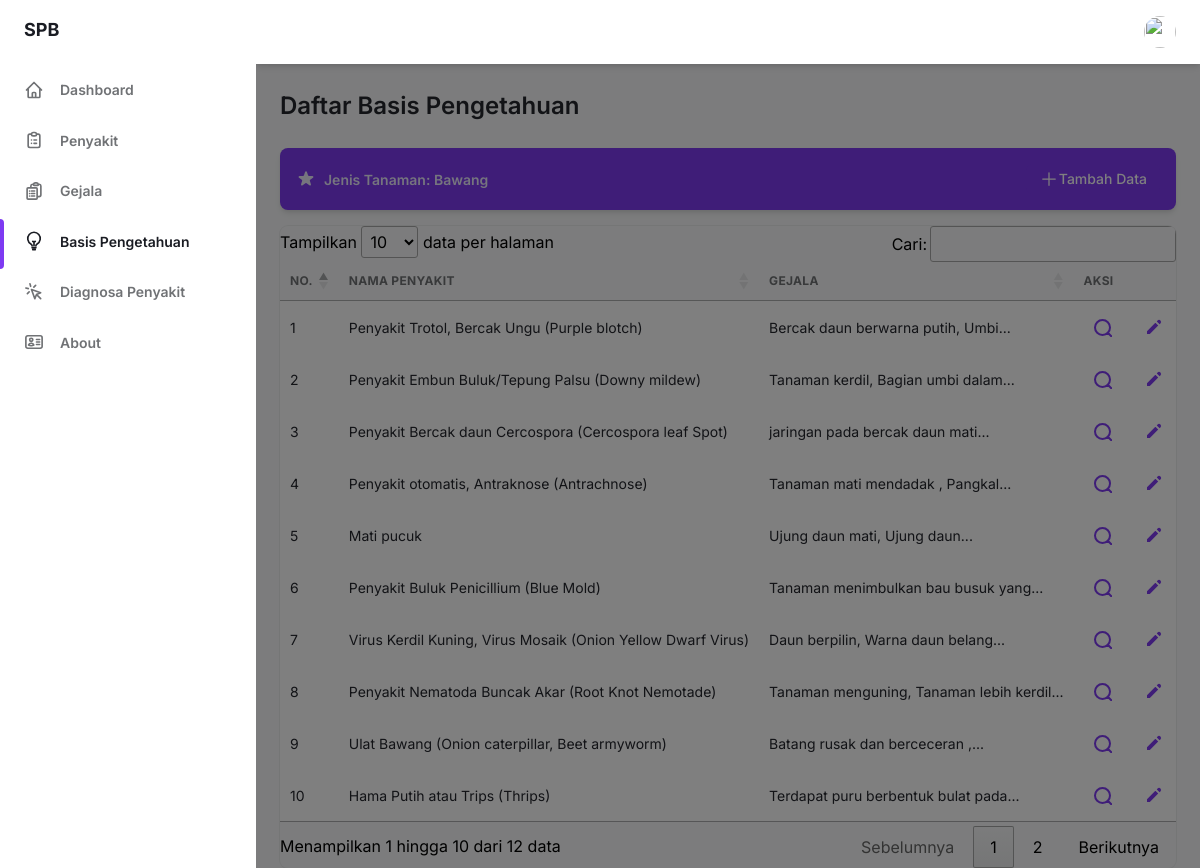
The app's page /admin/basis_pengetahuan/basis.php with its own data.
### tables this page shows
CREATE TABLE `penyakit` (
  `idpenyakit` varchar(20) NOT NULL,
  `namapenyakit` varchar(1000) NOT NULL,
  `jenistanaman` varchar(20) NOT NULL,
  `kulturteknis` varchar(1000) NOT NULL,
  `fisikmekanis` varchar(1000) NOT NULL,
  `kimiawi` varchar(1000) NOT NULL,
  `hayati` varchar(1000) NOT NULL
);

### admin/basis_pengetahuan/basis.php (the view, shortened to what this page needs)
<?php
include('../../koneksi.php');
?>
<!DOCTYPE html>
<html x-data="data()" lang="en">
<head>
    <link rel="stylesheet" href="../../assets/css/tailwind.output.css" />
    <link rel="stylesheet" href="https://cdn.datatables.net/1.13.5/css/jquery.dataTables.min.css">
    <link
        rel="stylesheet"
        href="https://cdnjs.cloudflare.com/ajax/libs/Chart.js/2.9.3/Chart.min.css" />
</head>
<body>
    <div
        class="flex h-screen bg-gray-50 dark:bg-gray-900"
        :class="{ 'overflow-hidden': isSideMenuOpen }">
        <?php include('../component/sidebar_desktop.php') ?>
        <?php include('../component/sidebar_mobile.php') ?>
        <div class="flex flex-col flex-1 w-full">
            <?php include('../component/header.php') ?>
            <main class="h-full overflow-y-auto">
                <div class="container px-6 mx-auto grid">
                    <h2
                        class="my-6 text-2xl font-semibold text-gray-700 dark:text-gray-200">
                        Daftar Basis Pengetahuan
                    </h2>
                    <div
                        class="flex items-center justify-between p-4 mb-4 text-sm font-semibold text-purple-100 bg-purple-600 rounded-lg shadow-md focus:outline-none focus:shadow-outline-purple"
                        href="https://github.com/estevanmaito/windmill-dashboard">
                        <div class="flex items-center">
                            <span>Jenis Tanaman: Bawang</span>
                        </div>
                        <a class="flex items-center space-x-2 px-3 py-1 text-sm font-medium leading-5 text-white transition-colors duration-150 bg-purple-600 border border-transparent rounded-md active:bg-purple-600 hover:bg-purple-700 focus:outline-none focus:shadow-outline-purple" href="tambah_basis.php">
                            <svg xmlns="http://www.w3.org/2000/svg" fill="none" viewBox="0 0 24 24" stroke-width="1.5" stroke="currentColor" class="w-5 h-5">
                                <path stroke-linecap="round" stroke-linejoin="round" d="M12 4.5v15m7.5-7.5h-15" />
                            </svg>
                            <span>Tambah Data</span>
                        </a>
                    </div>
                    <?php
                    $query = "
                        SELECT
                            p.idpenyakit,
                            p.namapenyakit,
                            GROUP_CONCAT(g.gejala SEPARATOR ', ') AS daftar_gejala
                        FROM
                            basispengetahuan bp
                        INNER JOIN
                            penyakit p ON bp.idpenyakit = p.idpenyakit
                        INNER JOIN
                            gejala g ON bp.idgejala = g.idgejala
                        GROUP BY
                            p.idpenyakit;
                    ";
                    $hasil = mysqli_query($konek_db, $query);
                    function batasi_kata($string, $max_kata = 5) {
                        $kata = explode(' ', $string);
                        if (count($kata) > $max_kata) {
                            $kata = array_slice($kata, 0, $max_kata);
                            return implode(' ', $kata) . '...';
                        }
                        return $string;
                    }
                    $id = 0;
                    ?>
                    <div class="w-full overflow-hidden rounded-lg shadow-xs">
                        <div class="w-full overflow-x-auto">
                            <table id="myTable" class="w-full whitespace-no-wrap">
                                <thead>
                                    <tr
                                        class="text-xs font-semibold tracking-wide text-left text-gray-500 uppercase border-b dark:border-gray-700 bg-gray-50 dark:text-gray-400 dark:bg-gray-800">
                                        <th class="px-4 py-3">No.</th>
                                        <th class="px-4 py-3">Nama Penyakit</th>
                                        <th class="px-4 py-3">Gejala</th>
                                        <th class="px-4 py-3">Aksi</th>
                                    </tr>
                                </thead>
                                <tbody
                                    class="bg-white divide-y dark:divide-gray-700 dark:bg-gray-800">
                                    <?php
                                    while ($data = mysqli_fetch_array($hasil)) {
                                        $id++;
                                        $gejala_terbatas = batasi_kata($data['daftar_gejala'], 5);
                                    ?>
                                        <tr class="text-gray-700 dark:text-gray-400">
                                            <td class="px-4 py-3 text-sm">
                                                <?php echo $id ?>
                                            </td>
                                            <td class="px-4 py-3 text-sm">
                                                <?php echo $data[1] ?>
                                            </td>
                                            <td class="px-4 py-3 text-sm">
                                                <?php echo $gejala_terbatas ?>
                                            </td>
                                            <td class="px-4 py-3">
                                                <div class="flex items-center space-x-4 text-sm">
                                                    <a href="detail_basis.php?id=<?php echo $data[0]; ?>"
                                                        class="flex items-center justify-between px-2 py-2 text-sm font-medium leading-5 text-purple-600 rounded-lg dark:text-gray-400 focus:outline-none focus:shadow-outline-gray"
                                                        aria-label="Edit">
                                                        <svg xmlns="http://www.w3.org/2000/svg"
                                                            class="w-5 h-5"
                                                            aria-hidden="true"
                                                            stroke-width="2" stroke="currentColor"
                                                            fill="none"
                                                            viewBox="0 0 20 20">
                                                            <path stroke-linecap="round" stroke-linejoin="round" d="m21 21-5.197-5.197m0 0A7.5 7.5 0 1 0 5.196 5.196a7.5 7.5 0 0 0 10.607 10.607Z" />
                                                        </svg>
                                                    </a>
                                                    <a href="edit_basis.php?id=<?php echo $data[0]; ?>"
                                                        class="flex items-center justify-between px-2 py-2 text-sm font-medium leading-5 text-purple-600 rounded-lg dark:text-gray-400 focus:outline-none focus:shadow-outline-gray"
                                                        aria-label="Edit">
                                                        <svg
                                                            class="w-5 h-5"
                                                            aria-hidden="true"
                                                            fill="currentColor"
                                                            viewBox="0 0 20 20">
                                                            <path
                                                                d="M13.586 3.586a2 2 0 112.828 2.828l-.793.793-2.828-2.828.793-.793zM11.379 5.793L3 14.172V17h2.828l8.38-8.379-2.83-2.828z"></path>
                                                        </svg>
                                                    </a>
                                                </div>
                                            </td>
                                        </tr>
                                    <?php
                                    }
                                    ?>
                                </tbody>
                            </table>
                        </div>
                    </div>
                </div>
            </main>
        </div>
    </div>
</body>
</html>

### admin/component/sidebar_desktop.php (shortened to what this page needs)
<?php
$currentUrl = $_SERVER['REQUEST_URI'];
?>
<aside
    class="z-20 hidden w-64 overflow-y-auto bg-white dark:bg-gray-800 md:block flex-shrink-0">
    <div class="py-4 text-gray-500 dark:text-gray-400">
        <a
            class="ml-6 text-lg font-bold text-gray-800 dark:text-gray-200"
            href="#">
            SPB
        </a>
        <ul class="mt-6">
            <li class="relative px-6 py-3">
                <a
                    class="inline-flex items-center w-full text-sm font-semibold <?php echo (strpos($currentUrl, 'homeadmin.php') !== false) ? 'text-gray-800' : ''; ?> transition-colors duration-150 hover:text-gray-800 dark:hover:text-gray-200 dark:text-gray-100"
                    href="<?php echo BASE_URL; ?>admin/homeadmin.php">
                    <svg
                        class="w-5 h-5"
                        aria-hidden="true"
                        fill="none"
                        stroke-linecap="round"
                        stroke-linejoin="round"
                        stroke-width="2"
                        viewBox="0 0 24 24"
                        stroke="currentColor">
                        <path
                            d="M3 12l2-2m0 0l7-7 7 7M5 10v10a1 1 0 001 1h3m10-11l2 2m-2-2v10a1 1 0 01-1 1h-3m-6 0a1 1 0 001-1v-4a1 1 0 011-1h2a1 1 0 011 1v4a1 1 0 001 1m-6 0h6"></path>
                    </svg>
                    <span class="ml-4">Dashboard</span>
                </a>
            </li>
        </ul>
        <ul>
            <li class="relative px-6 py-3">
                <a
                    class="inline-flex items-center w-full text-sm font-semibold <?php echo (strpos($currentUrl, 'penyakit.php') !== false) ? 'text-gray-800' : ''; ?> transition-colors duration-150 hover:text-gray-800 dark:hover:text-gray-200"
                    href="<?php echo BASE_URL; ?>admin/penyakit/penyakit.php">
                    <span class="ml-4">Penyakit</span>
                </a>
            </li>
            <li class="relative px-6 py-3">
                <a
                    class="inline-flex items-center w-full text-sm font-semibold <?php echo (strpos($currentUrl, 'gejala.php') !== false) ? 'text-gray-800' : ''; ?> transition-colors duration-150 hover:text-gray-800 dark:hover:text-gray-200"
                    href="<?php echo BASE_URL; ?>admin/gejala/gejala.php">
                    <span class="ml-4">Gejala</span>
                </a>
            </li>
            <li class="relative px-6 py-3">
                <?php if (strpos($currentUrl, 'basis.php') !== false): ?>
                    <span class="absolute inset-y-0 left-0 w-1 bg-purple-600 rounded-tr-lg rounded-br-lg" aria-hidden="true"></span>
                <?php endif; ?>
                <a
                    class="inline-flex items-center w-full text-sm font-semibold <?php echo (strpos($currentUrl, 'basis.php') !== false) ? 'text-gray-800' : ''; ?> transition-colors duration-150 hover:text-gray-800 dark:hover:text-gray-200"
                    href="<?php echo BASE_URL; ?>admin/basis_pengetahuan/basis.php">
                    <span class="ml-4">Basis Pengetahuan</span>
                </a>
            </li>
            <li class="relative px-6 py-3">
                <a
                    class="inline-flex items-center w-full text-sm font-semibold transition-colors duration-150 hover:text-gray-800 dark:hover:text-gray-200"
                    href="buttons.html">
                    <svg
                        class="w-5 h-5"
                        aria-hidden="true"
                        fill="none"
                        stroke-linecap="round"
                        stroke-linejoin="round"
                        stroke-width="2"
                        viewBox="0 0 24 24"
                        stroke="currentColor">
                        <path
                            d="M15 15l-2 5L9 9l11 4-5 2zm0 0l5 5M7.188 2.239l.777 2.897M5.136 7.965l-2.898-.777M13.95 4.05l-2.122 2.122m-5.657 5.656l-2.12 2.122"></path>
                    </svg>
                    <span class="ml-4">Diagnosa Penyakit</span>
                </a>
            </li>
            <li class="relative px-6 py-3">
                <a
                    class="inline-flex items-center w-full text-sm font-semibold transition-colors duration-150 hover:text-gray-800 dark:hover:text-gray-200"
                    href="modals.html">
                    <span class="ml-4">About</span>
                </a>
            </li>
        </ul>
    </div>
</aside>

### admin/component/sidebar_mobile.php (shortened to what this page needs)
<div
    x-show="isSideMenuOpen"
    x-transition:enter="transition ease-in-out duration-150"
    x-transition:enter-start="opacity-0"
    x-transition:enter-end="opacity-100"
    x-transition:leave="transition ease-in-out duration-150"
    x-transition:leave-start="opacity-100"
    x-transition:leave-end="opacity-0"
    class="fixed inset-0 z-10 flex items-end bg-black bg-opacity-50 sm:items-center sm:justify-center"></div>

### admin/component/header.php (shortened to what this page needs)
<header class="z-10 py-4 bg-white shadow-md dark:bg-gray-800">
    <div
        class="container flex items-center justify-between h-full px-6 mx-auto text-purple-600 dark:text-purple-300">
        <div class="flex justify-end w-full">
            <ul class="flex items-center flex-shrink-0 space-x-6">
                <li class="relative">
                    <button
                        class="align-middle rounded-full focus:shadow-outline-purple focus:outline-none"
                        @click="toggleProfileMenu"
                        @keydown.escape="closeProfileMenu"
                        aria-label="Account"
                        aria-haspopup="true">
                        <img
                            class="object-cover w-8 h-8 rounded-full"
                            src="https://images.unsplash.com/photo-1502378735452-bc7d86632805?ixlib=rb-0.3.5&q=80&fm=jpg&crop=entropy&cs=tinysrgb&w=200&fit=max&s=aa3a807e1bbdfd4364d1f449eaa96d82"
                            alt=""
                            aria-hidden="true" />
                    </button>
                </li>
            </ul>
        </div>
    </div>
</header>

### records on screen
penyakit: namapenyakit "Penyakit Trotol, Bercak Ungu (Purple blotch)", gejala_terbatas "Bercak daun berwarna putih, Umbi..."
penyakit: namapenyakit "Penyakit Embun Buluk/Tepung Palsu (Downy mildew)", gejala_terbatas "Tanaman kerdil, Bagian umbi dalam..."
penyakit: namapenyakit "Penyakit Bercak daun Cercospora (Cercospora leaf Spot)", gejala_terbatas "jaringan pada bercak daun mati..."
penyakit: namapenyakit "Penyakit otomatis, Antraknose (Antrachnose)", gejala_terbatas "Tanaman mati mendadak , Pangkal..."
penyakit: namapenyakit "Mati pucuk", gejala_terbatas "Ujung daun mati, Ujung daun..."
penyakit: namapenyakit "Penyakit Buluk Penicillium (Blue Mold)", gejala_terbatas "Tanaman menimbulkan bau busuk yang..."
penyakit: namapenyakit "Virus Kerdil Kuning, Virus Mosaik (Onion Yellow Dwarf Virus)", gejala_terbatas "Daun berpilin, Warna daun belang..."
penyakit: namapenyakit "Penyakit Nematoda Buncak Akar (Root Knot Nemotade)", gejala_terbatas "Tanaman menguning, Tanaman lebih kerdil..."
penyakit: namapenyakit "Ulat Bawang (Onion caterpillar, Beet armyworm)", gejala_terbatas "Batang rusak dan berceceran ,..."
penyakit: namapenyakit "Hama Putih atau Trips (Thrips)", gejala_terbatas "Terdapat puru berbentuk bulat pada..."
